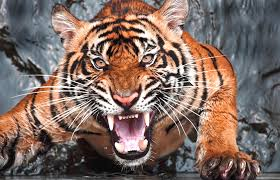
#> input picture advanced/images/tiger.jpg, 280 x 180 px
$ python smoothing.py
#> lines starting #> are read from the running program, lines starting #| are printed output that depends on the picture
import cv2

img = cv2.imread('images/tiger.jpg')
#> img is the input picture: shape (180, 280, 3); mean B, G, R 99, 106.9, 127.1
cv2.imshow('Original Image', img)

# average blur
blur = cv2.blur(img, (3, 3))
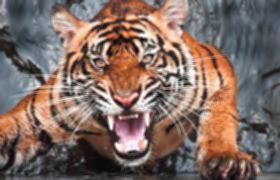
#> blur: shape (180, 280, 3); mean B, G, R 98.9, 106.9, 127.1
cv2.imshow('Blurred Image', blur)

# gaussian blur
# The third argument is the standard deviation along x axis.
gauss = cv2.GaussianBlur(img, (3, 3), 0)
cv2.imshow('Gaussian Image', gauss)

# median blur
# The second parameter is the kernel. It is the same as (3,3)
median = cv2.medianBlur(img, 3)
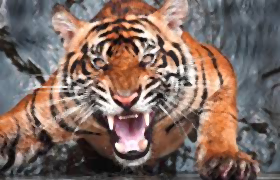
#> median: shape (180, 280, 3); mean B, G, R 98.8, 106.8, 127.4
cv2.imshow('Median Blur', median)

# Bilateral blurring
# the second parameter is the diameter and not the kernel
bilateral = cv2.bilateralFilter(img, 10, 35, 25)
cv2.imshow('Bilateral Blur', bilateral)

cv2.waitKey(0)

$ run again, with advanced/images/bison.jpg copied over advanced/images/tiger.jpg
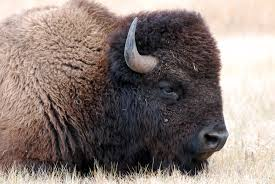
#> input picture advanced/images/bison.jpg, 275 x 184 px
#> img is the input picture: shape (184, 275, 3); mean B, G, R 121.1, 126.5, 140
#> `blur = cv2.blur(img, (3, 3))`:
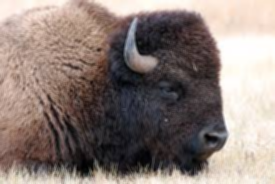
#> blur: shape (184, 275, 3); mean B, G, R 121.1, 126.5, 140

$ run again, with advanced/images/lion.jpg copied over advanced/images/tiger.jpg
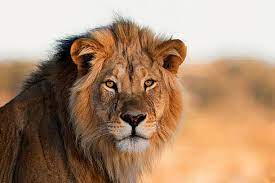
#> input picture advanced/images/lion.jpg, 275 x 183 px
#> img is the input picture: shape (183, 275, 3); mean B, G, R 114.9, 141.1, 172.8
#> `blur = cv2.blur(img, (3, 3))`:
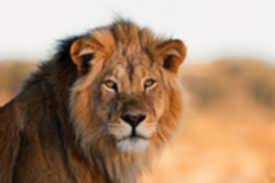
#> blur: shape (183, 275, 3); mean B, G, R 114.9, 141.1, 172.8
